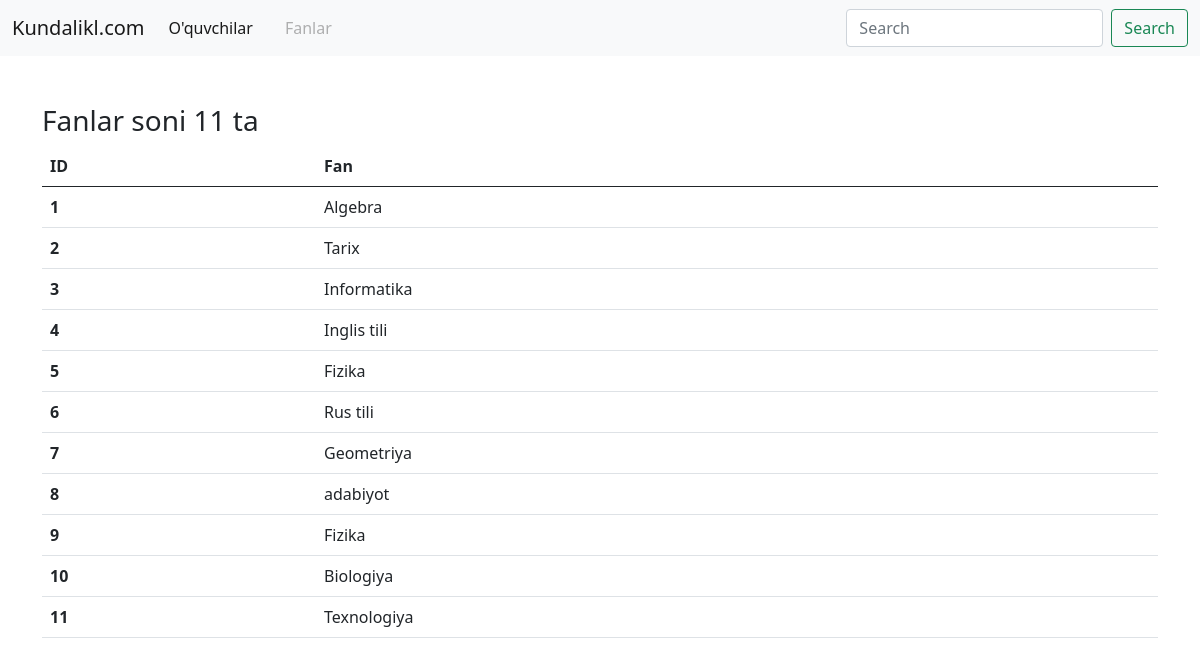
The page /fan/ on the database its author committed.
### baho/models.py (models this page shows, shortened)
class Fan(models.Model):
    nomi=models.CharField(max_length=100)

### baho/views.py (the view)
# urls.py: path("fan/",fan,name="fan"),
def fan(request):
    fan=Fan.objects.all()
    fanlar_soni=Fan.objects.count()
    context={
        "fan":fan,
        "fanlar_soni":fanlar_soni
    }
    return render(request,"fan.html",context)

### templates/fan.html (shortened to what this page needs)
<!DOCTYPE html>
<html lang="en">
<head>
    <link href="https://cdn.jsdelivr.net/npm/bootstrap@5.0.2/dist/css/bootstrap.min.css" rel="stylesheet">
</head>
<body>
 <nav class="navbar navbar-expand-lg navbar-light bg-light">
  <div class="container-fluid">
    <a class="navbar-brand" href="{% url 'bosh' %}">Kundalikl.com</a>
    <div class="collapse navbar-collapse" id="navbarSupportedContent">
      <ul class="navbar-nav me-auto mb-2 mb-lg-0">
        <li class="nav-item">
          <a class="nav-link active" aria-current="page" href="{% url 'talaba' %}">O'quvchilar</a>
        </li>
        <li class="nav-item">
          <a class="nav-link" href="#"></a>
        </li>
        <li class="nav-item">
          <a class="nav-link disabled" href="{% url 'fan' %}" tabindex="-1" aria-disabled="true">Fanlar</a>
        </li>
      </ul>
      <form class="d-flex">
        <input class="form-control me-2" type="search" placeholder="Search" aria-label="Search">
        <button class="btn btn-outline-success" type="submit">Search</button>
      </form>
    </div>
  </div>
</nav>
  <div class="container mt-5">
    <h3>Fanlar soni {{ fanlar_soni }} ta</h3>
    <table class="table">
        <thead>
    <tr>
      <th scope="col">ID</th>
      <th scope="col">Fan</th>
    </tr>
  </thead>
  <tbody>
  {% for fan in fan %}
    <tr>
      <th scope="row">{{ fan.id }}</th>
      <td>{{ fan.nomi }}</td>
    </tr>
  {% endfor %}
  </tbody>
</table>
  </div>
</body>
</html>

### rows shown on the page
Fan: id "1", nomi "Algebra"
Fan: id "2", nomi "Tarix"
Fan: id "3", nomi "Informatika"
Fan: id "4", nomi "Inglis tili"
Fan: id "5", nomi "Fizika"
Fan: id "6", nomi "Rus tili"
Fan: id "7", nomi "Geometriya"
Fan: id "8", nomi "adabiyot"
Fan: id "9", nomi "Fizika"
Fan: id "10", nomi "Biologiya"
Fan: id "11", nomi "Texnologiya"

### other values the page prints
{{ fanlar_soni }} "11"
